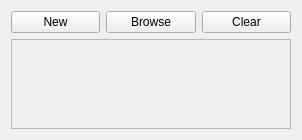
<?xml version="1.0" encoding="UTF-8"?>
<ui version="4.0">
 <class>InputHandler</class>
 <widget class="QWidget" name="InputHandler">
  <property name="geometry">
   <rect>
    <x>0</x>
    <y>0</y>
    <width>302</width>
    <height>140</height>
   </rect>
  </property>
  <property name="windowTitle">
   <string>Form</string>
  </property>
  <layout class="QVBoxLayout" name="lo_main">
   <item>
    <layout class="QHBoxLayout" name="__lo_btns">
     <item>
      <layout class="QHBoxLayout" name="lo_weight"/>
     </item>
     <item>
      <widget class="QPushButton" name="bt_addNew">
       <property name="maximumSize">
        <size>
         <width>100</width>
         <height>16777215</height>
        </size>
       </property>
       <property name="text">
        <string>New</string>
       </property>
      </widget>
     </item>
     <item>
      <widget class="QPushButton" name="bt_browse">
       <property name="maximumSize">
        <size>
         <width>100</width>
         <height>16777215</height>
        </size>
       </property>
       <property name="text">
        <string>Browse</string>
       </property>
       <property name="shortcut">
        <string notr="true"/>
       </property>
      </widget>
     </item>
     <item>
      <widget class="QPushButton" name="bt_clear">
       <property name="maximumSize">
        <size>
         <width>100</width>
         <height>16777215</height>
        </size>
       </property>
       <property name="text">
        <string>Clear</string>
       </property>
       <property name="shortcut">
        <string notr="true"/>
       </property>
       <property name="flat">
        <bool>false</bool>
       </property>
      </widget>
     </item>
    </layout>
   </item>
   <item>
    <widget class="QScrollArea" name="scra">
     <property name="widgetResizable">
      <bool>true</bool>
     </property>
     <property name="alignment">
      <set>Qt::AlignmentFlag::AlignLeading|Qt::AlignmentFlag::AlignLeft|Qt::AlignmentFlag::AlignTop</set>
     </property>
     <widget class="QWidget" name="scrw">
      <property name="geometry">
       <rect>
        <x>0</x>
        <y>0</y>
        <width>282</width>
        <height>87</height>
       </rect>
      </property>
      <layout class="QVBoxLayout" name="lo_scroll">
       <property name="spacing">
        <number>2</number>
       </property>
       <property name="leftMargin">
        <number>2</number>
       </property>
       <property name="topMargin">
        <number>2</number>
       </property>
       <property name="rightMargin">
        <number>2</number>
       </property>
       <property name="bottomMargin">
        <number>2</number>
       </property>
      </layout>
     </widget>
    </widget>
   </item>
  </layout>
 </widget>
 <tabstops>
  <tabstop>bt_addNew</tabstop>
  <tabstop>bt_browse</tabstop>
  <tabstop>bt_clear</tabstop>
  <tabstop>scra</tabstop>
 </tabstops>
 <resources/>
 <connections/>
</ui>
